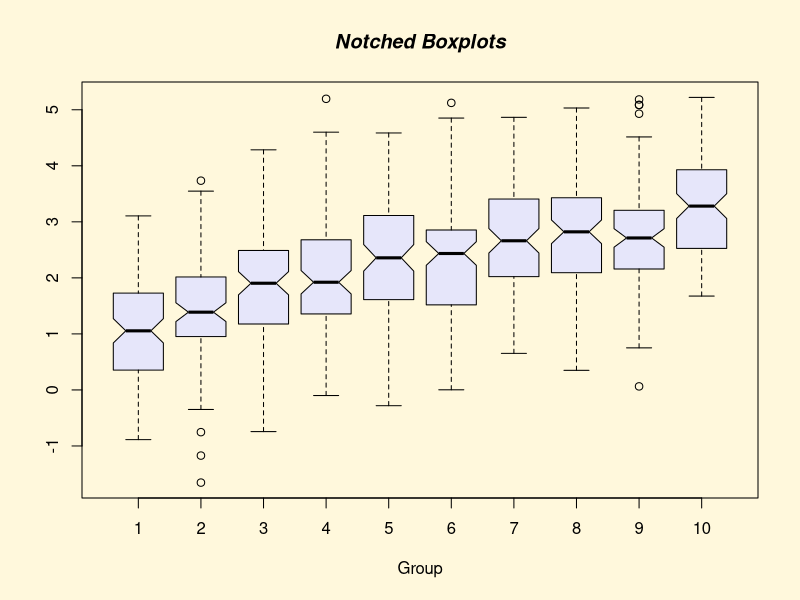

Recreate this plot in R.
cat("Thanks to the demo(graphics) that comes with R.\n")
par(bg="cornsilk")
n <- 10
g <- gl(n, 100, n*100)
x <- rnorm(n*100) + sqrt(as.numeric(g))
split(x,g)
boxplot(split(x,g), col="lavender", notch=TRUE)
title(main="Notched Boxplots", xlab="Group", font.main=4, font.lab=1)
